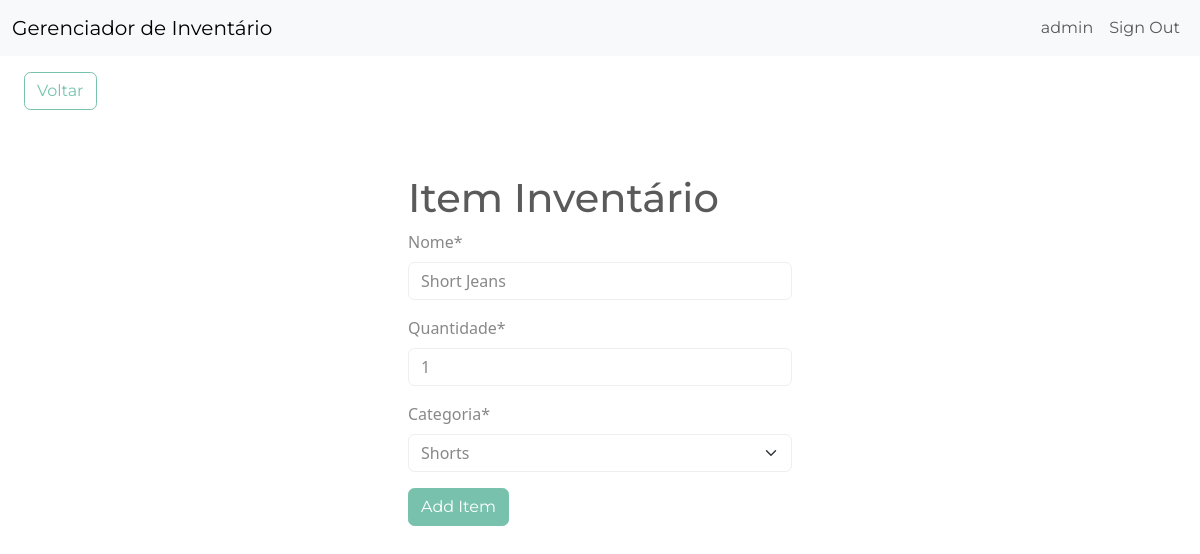
Screenshot of /edit-item/1 (signed in) with the database file from the repository.
### inventory/models.py (models this page shows, shortened)
class InventoryItem(models.Model):
    nome = models.CharField(max_length=200)
    quantidade = models.IntegerField()
    categoria = models.ForeignKey('Categoria', on_delete=models.SET_NULL, blank=True, null=True)
    date_created = models.DateTimeField(auto_now_add=True)
    user = models.ForeignKey(User, on_delete=models.CASCADE)

class Categoria(models.Model):
    nome = models.CharField(max_length=200)
    class Meta:
        verbose_name_plural = 'categorias'
    def __str__(self):
        return self.nome

### inventory/views.py (the view)
# urls.py: path('edit-item/<int:pk>', EditItem.as_view(), name='edit-item'),
class EditItem(LoginRequiredMixin, UpdateView):
    model = InventoryItem
    form_class = InventoryItemForm
    template_name = 'inventory/item_form.html'
    success_url = reverse_lazy('dashboard')

### inventory/forms.py
class InventoryItemForm(forms.ModelForm):
    categoria = forms.ModelChoiceField(queryset=Categoria.objects.all(), initial=0)
    class Meta:
        model = InventoryItem
        fields = ['nome', 'quantidade', 'categoria']

### inventory/templates/inventory/item_form.html (shortened to what this page needs)
{% extends 'inventory/base.html' %}
{% load crispy_forms_tags %}
{% block content%}
    <a href="{% url 'dashboard' %}" class="btn btn-outline-primary my-3 mx-4">Voltar</a>
    <div class="row">
        <div class="col-11 col-md-4 mx-auto mt-5">
            <h1>Item Inventário</h1>
            <form method="POST">
                {{ form|crispy }}
                <div class="mt-3">
                    <button class="btn btn-primary">Add Item</button>
                </div>
            </form>
        </div>
    </div>
{% endblock content %}

### inventory/templates/inventory/navigation.html (shortened to what this page needs)
<nav class="navbar navbar-expand-lg bg-light">
	<div class="container-fluid">
		<a class="navbar-brand" href="{% url 'index' %}">Gerenciador de Inventário</a>
		<div class="collapse navbar-collapse justify-content-end" id="navbarNav">
			<ul class="navbar-nav">
				{% if user.is_authenticated %}
					<li class="nav-item">
						<a class="nav-link" href="#">{{ user.username }}</a>
					</li>
					<li class="nav-item">
						<form method="post" action="{% url 'logout' %}">
                            <button class="nav-link">Sign Out</button>
                        </form>
					</li>
				{% endif %}
			</ul>
		</div>
	</div>
</nav>

### rows the page displays
InventoryItem: nome "Short Jeans", quantidade "1", categoria "Shorts"

### other values shown
{{ user.username }} "admin"
